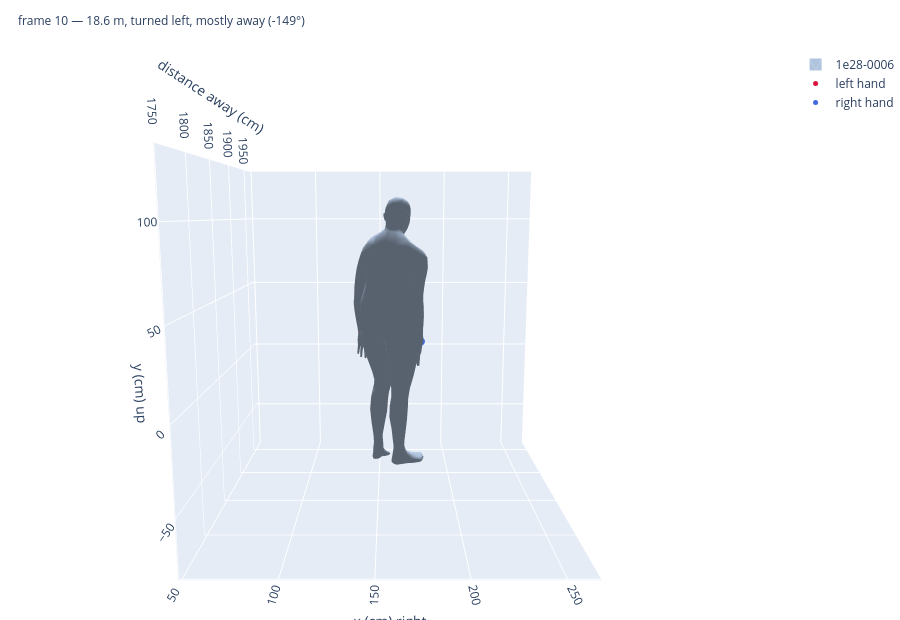

This figure's notebook cell:
### Markdown cell above
## 3. The scene, interactive

Drag to orbit; you start on the camera's side. The dots mark the left and right hands. This one
*is* zoomed to the body, deliberately — it is for turning the pose around and inspecting it. For
judging position and scale in the frame, §1 and §4 are the panels to look at.

### Code cell
ms.scene_figure([ik.mesh_from_pose(mesh_rig, placed)], triangles,
                names=[f"{SUBJECT}-{CLIP}"], rig=rig, poses=[placed],
                title=f"frame {FRAME} — {ms.describe(rig, placed)}").show()

### Figure 1 — Plotly figure (JSON) as saved in the notebook; plotly's stock layout.template omitted (floating-point values rounded to 4 significant figures; data arrays with more than 128 entries replaced by an {"elided": "..."} marker saying what was removed)
{"data": [{"color": "lightsteelblue", "flatshading": false, "hoverinfo": "skip", "i": {"elided": "4918 int values"}, "j": {"elided": "4918 int values"}, "k": {"elided": "4918 int values"}, "lighting": {"ambient": 0.5, "diffuse": 0.8, "specular": 0.2}, "lightposition": {"x": 0, "y": -3000, "z": 2000}, "name": "1e28-0006", "showlegend": true, "type": "mesh3d", "x": {"elided": "2461 float values"}, "y": {"elided": "2461 float values"}, "z": {"elided": "2461 float values"}}, {"hoverinfo": "skip", "marker": {"color": "crimson", "size": 5}, "mode": "markers", "name": "left hand", "showlegend": true, "type": "scatter3d", "x": [139.3], "y": [1873.0], "z": [25.65]}, {"hoverinfo": "skip", "marker": {"color": "royalblue", "size": 5}, "mode": "markers", "name": "right hand", "showlegend": true, "type": "scatter3d", "x": [177.5], "y": [1856.0], "z": [22.79]}], "layout": {"height": 620, "margin": {"b": 0, "l": 0, "r": 0, "t": 50}, "scene": {"aspectmode": "cube", "camera": {"eye": {"x": 0, "y": -2, "z": 0.35}, "up": {"x": 0, "y": 0, "z": 1}}, "xaxis": {"range": [48.25, 267.5], "title": {"text": "x (cm) right"}}, "yaxis": {"range": [1749.0, 1968.0], "title": {"text": "distance away (cm)"}}, "zaxis": {"range": [-83.05, 136.2], "title": {"text": "y (cm) up"}}}, "title": {"font": {"size": 12}, "text": "frame 10 — 18.6 m, turned left, mostly away (-149°)", "x": 0.02}}}
